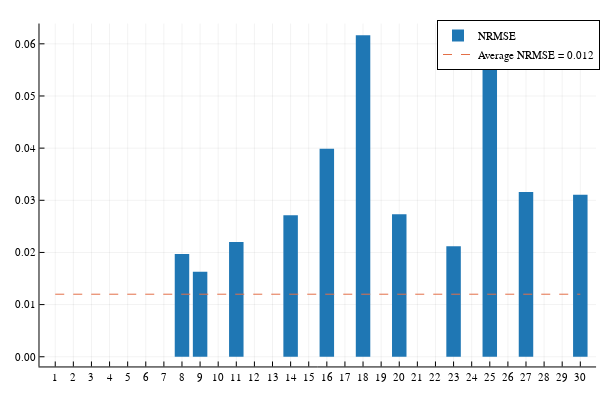

The cell this chart's notebook holds for it:
### Code cell
Err = []
# plts = []
tol = 1e-8
p = plot()
for n_test in 1:30
    x_test = X_test[:,n_test]
    p = plot!(X_test[:,n_test],label="Test FOS $(conf_test[:,n_test])")
    y_new = NewData(x_test,Κ,neighbors,G,Z_,D_G_sym)
    kdtree = KDTree(Y_gen_complete; leafsize = 10)
    idxs, dists = knn(kdtree, y_new, 100, true)
    conf_test_i = conf_complete[:,idxs[1]]
    println("n_test simulation running = $n_test at idx 1")
    ph, chache = main(; get_parameters(10, conf_test_i, 2000.0)...)
    pl_, x_FOS = plt_cl(ph,conf_test_i)
    p = plot!(x_FOS,label="First found FOS $(conf_test[:,n_test])")
    E_ = norm(x_test-x_FOS)/norm(x_test)
    println("Error found at nh 1 = $E_")
    if E_ < tol
        push!(Err,E_)
        println("Error was under tolerance $tol")
    else
        Err_ = []
        println("Error was not under tolerance")
        for idx in idxs
            x_gen = ReverseMap2(Y_gen_complete[:,idx],
            conf_complete[:,idx],Y_,X,conf,10,0.0)
            push!(Err_,norm(x_test-x_gen)/norm(x_test))
            # push!(Err_,Κ(x_test,x_gen))
            print("\ridx running = $idx")
        end
        index = argmin(Err_)
        x_gen = ReverseMap2(Y_gen_complete[:,idxs[index]],
            conf_complete[:,idxs[index]],Y_,X,conf,10,0.0)
        p = plot!(x_gen,label="Search in Rd AFOS $(conf_test[:,n_test])")
        if idxs[index]≠idxs[1]
            println("New nh found via RM")
            println("$(idxs[index]) - $(idxs[1])")
            # push!(Err,Err_)
            # push!(plts,p)
            conf_test_i = conf_complete[:,idxs[index]]
            println("n_test simulation running = $n_test")
            ph, chache = main(; get_parameters(10, conf_test_i, 2000.0)...)
            pl_, x_FOS = plt_cl(ph,conf_test_i)
            p = plot!(x_FOS,label="Second found FOS $(conf_test[:,n_test])")
            push!(Err,norm(x_test-x_FOS)/norm(x_test))
            println("Error found at new nh = $(norm(x_test-x_FOS)/norm(x_test))")
        else
            println("No new nh found")
            push!(Err,E_)
        end
    end
end

### Figure 1 — Plotly figure (JSON) as saved in the notebook; plotly's stock layout.template omitted (floating-point values rounded to 4 significant figures)
{"data": [{"colorbar": {"len": 0.9525, "title": "", "x": 0.9934, "y": 0.5139}, "legendgroup": "NRMSE", "line": {"color": "rgba(0, 154, 250, 1.000)", "dash": "solid", "shape": "linear", "width": 1}, "mode": "lines", "name": "NRMSE", "showlegend": true, "type": "bar", "x": [1, 2, 3, 4, 5, 6, 7, 8, 9, 10, 11, 12, 13, 14, 15, 16, 17, 18, 19, 20, 21, 22, 23, 24, 25, 26, 27, 28, 29, 30], "xaxis": "x", "y": [9.184e-12, 1.804e-11, 5.109e-07, 3.229e-06, 3.549e-14, 3.248e-06, 1.311e-13, 0.01969, 0.01631, 4.649e-06, 0.02198, 1.885e-09, 3.022e-06, 0.02712, 3.666e-14, 0.03987, 7.839e-14, 0.06163, 9.548e-07, 0.02734, 2.616e-08, 8.556e-12, 0.02117, 4.702e-12, 0.06203, 9.038e-14, 0.03159, 8.024e-14, 1.272e-13, 0.03105], "yaxis": "y"}, {"colorbar": {"len": 0.9525, "title": "", "x": 0.9934, "y": 0.5139}, "legendgroup": "Average NRMSE = 0.012", "line": {"color": "rgba(227, 111, 71, 1.000)", "dash": "dash", "shape": "linear", "width": 1}, "mode": "lines", "name": "Average NRMSE = 0.012", "showlegend": true, "type": "scatter", "x": [1, 2, 3, 4, 5, 6, 7, 8, 9, 10, 11, 12, 13, 14, 15, 16, 17, 18, 19, 20, 21, 22, 23, 24, 25, 26, 27, 28, 29, 30], "xaxis": "x", "y": [0.01199, 0.01199, 0.01199, 0.01199, 0.01199, 0.01199, 0.01199, 0.01199, 0.01199, 0.01199, 0.01199, 0.01199, 0.01199, 0.01199, 0.01199, 0.01199, 0.01199, 0.01199, 0.01199, 0.01199, 0.01199, 0.01199, 0.01199, 0.01199, 0.01199, 0.01199, 0.01199, 0.01199, 0.01199, 0.01199], "yaxis": "y"}], "layout": {"annotations": [], "height": 400, "legend": {"bgcolor": "rgba(255, 255, 255, 1.000)", "bordercolor": "rgba(0, 0, 0, 1.000)", "borderwidth": 1, "font": {"color": "rgba(0, 0, 0, 1.000)", "family": "sans-serif", "size": 11}, "title": {"font": {"color": "rgba(0, 0, 0, 1.000)", "family": "sans-serif", "size": 15}, "text": ""}, "tracegroupgap": 0, "traceorder": "normal", "x": 1, "xanchor": "auto", "y": 1, "yanchor": "auto"}, "margin": {"b": 20, "l": 0, "r": 0, "t": 20}, "paper_bgcolor": "rgba(255, 255, 255, 1.000)", "plot_bgcolor": "rgba(255, 255, 255, 1.000)", "showlegend": true, "width": 600, "xaxis": {"anchor": "y", "domain": [0.06582, 0.9934], "gridcolor": "rgba(0, 0, 0, 0.100)", "gridwidth": 0.5, "linecolor": "rgba(0, 0, 0, 1.000)", "mirror": false, "range": [0.13, 30.87], "showgrid": true, "showline": true, "showticklabels": true, "tickangle": 0, "tickcolor": "rgb(0, 0, 0)", "tickfont": {"color": "rgba(0, 0, 0, 1.000)", "family": "sans-serif", "size": 11}, "tickmode": "array", "ticks": "inside", "ticktext": ["1", "2", "3", "4", "5", "6", "7", "8", "9", "10", "11", "12", "13", "14", "15", "16", "17", "18", "19", "20", "21", "22", "23", "24", "25", "26", "27", "28", "29", "30"], "tickvals": [1, 2, 3, 4, 5, 6, 7, 8, 9, 10, 11, 12, 13, 14, 15, 16, 17, 18, 19, 20, 21, 22, 23, 24, 25, 26, 27, 28, 29, 30], "title": "", "titlefont": {"color": "rgba(0, 0, 0, 1.000)", "family": "sans-serif", "size": 15}, "type": "-", "visible": true, "zeroline": false, "zerolinecolor": "rgba(0, 0, 0, 1.000)"}, "yaxis": {"anchor": "x", "domain": [0.03762, 0.9902], "gridcolor": "rgba(0, 0, 0, 0.100)", "gridwidth": 0.5, "linecolor": "rgba(0, 0, 0, 1.000)", "mirror": false, "range": [-0.001861, 0.06389], "showgrid": true, "showline": true, "showticklabels": true, "tickangle": 0, "tickcolor": "rgb(0, 0, 0)", "tickfont": {"color": "rgba(0, 0, 0, 1.000)", "family": "sans-serif", "size": 11}, "tickmode": "array", "ticks": "inside", "ticktext": ["0.00", "0.01", "0.02", "0.03", "0.04", "0.05", "0.06"], "tickvals": [0, 0.01, 0.02, 0.03, 0.04, 0.05, 0.06], "title": "", "titlefont": {"color": "rgba(0, 0, 0, 1.000)", "family": "sans-serif", "size": 15}, "type": "-", "visible": true, "zeroline": false, "zerolinecolor": "rgba(0, 0, 0, 1.000)"}}}
